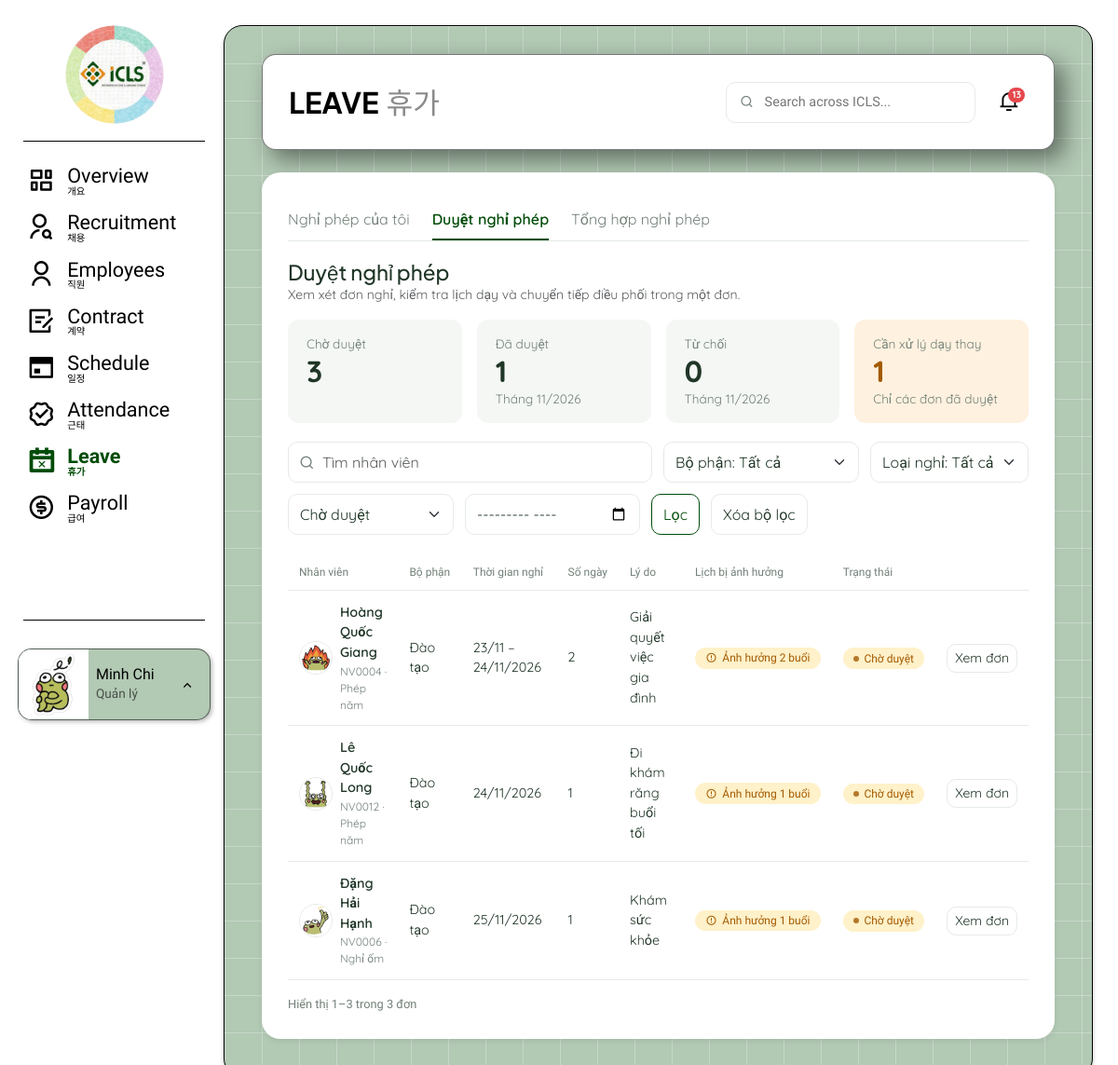
The page /nghi-phep/duyet/ (signed in) on the database as committed earlier.
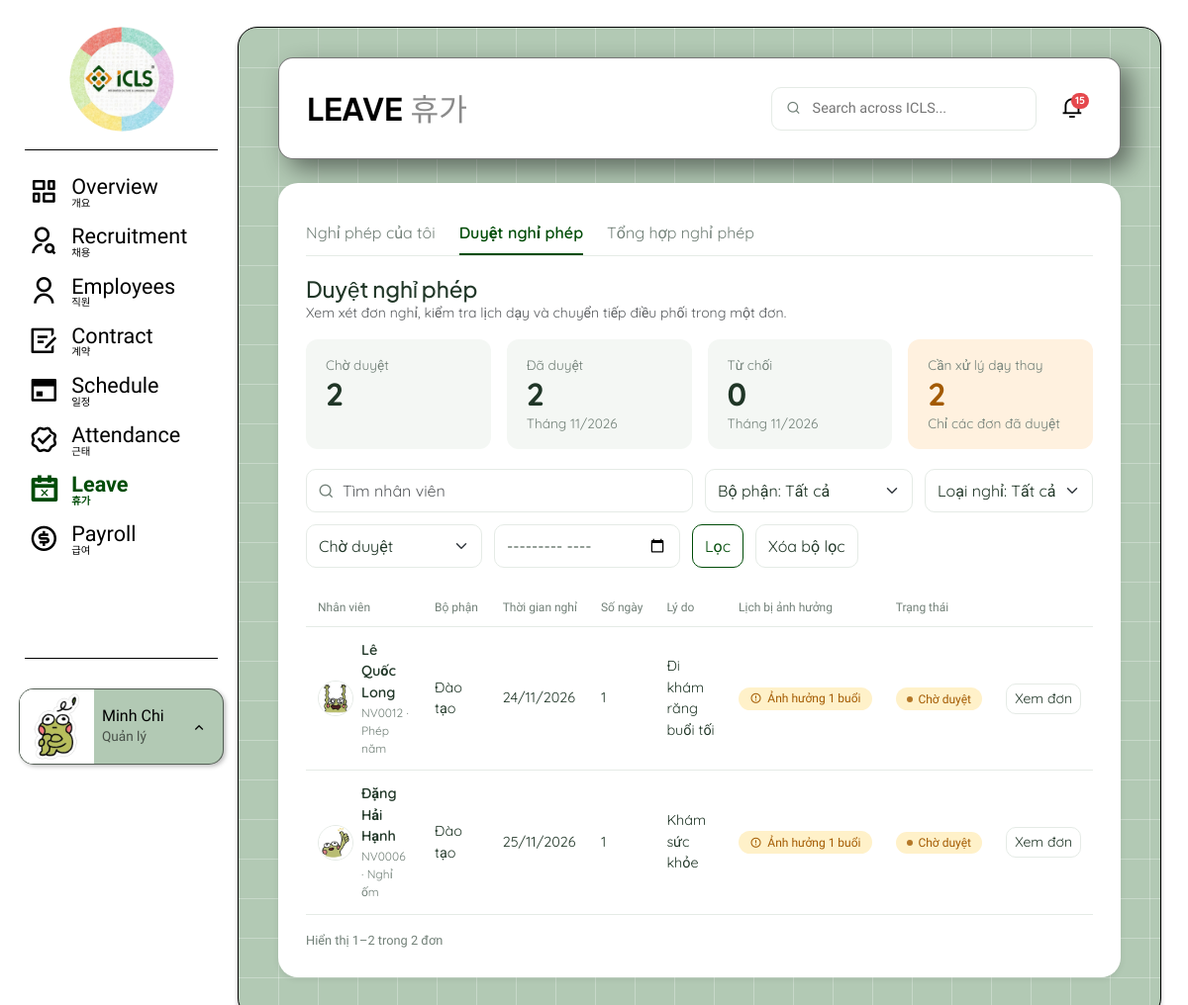
The same page on the database as committed later.
### leave/models.py (models this page shows, shortened)
class LeaveRequest(models.Model):
    employee = models.ForeignKey('employees.Employee', on_delete=models.PROTECT, related_name='leave_requests')
    leave_type = models.CharField(max_length=20, choices=LeaveType.choices)
    start_date = models.DateField()
    end_date = models.DateField()
    total_days = models.DecimalField(max_digits=4, decimal_places=1)
    reason = models.TextField()
    status = models.CharField(max_length=20, choices=LeaveStatus.choices, default=LeaveStatus.PENDING)
    reviewed_by = models.ForeignKey(settings.AUTH_USER_MODEL, on_delete=models.SET_NULL, null=True, blank=True,
                                    related_name='reviewed_leave_requests')
    reviewed_at = models.DateTimeField(null=True, blank=True)
    review_note = models.TextField(blank=True)
    needs_substitute = models.BooleanField(default=False)
    created_at = models.DateTimeField(auto_now_add=True)
    class Meta:
        db_table = 'leave_requests'
        constraints = [
            models.CheckConstraint(condition=Q(end_date__gte=F('start_date')), name='leave_end_after_start'),
        ]

### employees/models.py (models this page shows, shortened)
class Employee(models.Model):
    user = models.OneToOneField(settings.AUTH_USER_MODEL, on_delete=models.PROTECT, related_name='employee')
    candidate = models.OneToOneField('recruitment.Candidate', on_delete=models.SET_NULL, null=True, blank=True,
                                     related_name='employee')
    full_name = models.CharField(max_length=150)
    phone = models.CharField(max_length=20)
    gender = models.CharField(max_length=10, choices=Gender.choices, blank=True)
    date_of_birth = models.DateField(null=True, blank=True)
    id_card_number = models.CharField(max_length=20, unique=True, null=True, blank=True)
    address = models.TextField(blank=True)
    nationality = models.CharField(max_length=30, default='Việt Nam')
    department = models.CharField(max_length=30, choices=Department.choices)
    position = models.CharField(max_length=30, choices=Position.choices)
    employment_type = models.CharField(max_length=20, choices=EmploymentType.choices)
    work_shift = models.CharField(max_length=20, choices=WorkShift.choices, blank=True)
    bank_account = models.CharField(max_length=100, blank=True)
    status = models.CharField(max_length=20, choices=EmployeeStatus.choices, default=EmployeeStatus.ONBOARDING)
    join_date = models.DateField()
    created_at = models.DateTimeField(auto_now_add=True)
    updated_at = models.DateTimeField(auto_now=True)
    class Meta:
        db_table = 'employees'
    @property
    def code(self):
        return f'NV{self.id:04d}'

### leave/views.py (the view)
# urls.py: path('duyet/', views.danh_sach_duyet, name='review'),               # UC 5.2
@role_required(QL, GD)
def danh_sach_duyet(request):
    hom_nay = date.today()
    du_lieu = request.GET if request.GET else {'trang_thai': LeaveStatus.PENDING}
    bo_loc = BoLocDuyetForm(du_lieu)
    loc = bo_loc.cleaned_data if bo_loc.is_valid() else {}
    thang, nam = _doc_thang(loc.get('thang'), (hom_nay.month, hom_nay.year))
    tu_ngay = den_ngay = None
    if loc.get('thang'):
        tu_ngay = date(nam, thang, 1)
        den_ngay = date(nam + (thang == 12), thang % 12 + 1, 1)
        den_ngay = date.fromordinal(den_ngay.toordinal() - 1)
    ds = services.danh_sach_don_duyet(request.user, loc.get('q', ''), loc.get('phong_ban', ''), loc.get('loai', ''),
                                      loc.get('trang_thai', ''), tu_ngay, den_ngay)
    trang = _trang(request, ds)
    for don in trang:
        if don.status == LeaveStatus.PENDING:
            ah = services.tom_tat_anh_huong(don)
            don.so_anh_huong = len(ah['buoi_chinh']) + len(ah['buoi_tro_giang']) + len(ah['ca_lam_viec'])
    return render(request, 'leave/duyet.html', {
        'bo_loc': bo_loc, 'trang': trang, 'tab': 'duyet',
        'so': services.thong_ke_duyet(request.user, hom_nay.month, hom_nay.year), 'thang_hien_tai': hom_nay})

### leave/forms.py
class BoLocDuyetForm(BootstrapForm):
    q = forms.CharField(required=False, widget=forms.TextInput(attrs={'placeholder': 'Tìm nhân viên'}))
    phong_ban = forms.ChoiceField(required=False, choices=[('', 'Bộ phận: Tất cả')] + list(Department.choices))
    loai = forms.ChoiceField(required=False, choices=[('', 'Loại nghỉ: Tất cả')] + list(LeaveType.choices))
    trang_thai = forms.ChoiceField(required=False, choices=[('', 'Trạng thái: Tất cả')] + list(LeaveStatus.choices))
    thang = forms.CharField(required=False, widget=THANG)

### core/context_processors.py (called while the page is built)
def thong_bao_chua_doc(request):
    if request.user.is_authenticated:
        return {'so_thong_bao_chua_doc': request.user.notifications.filter(is_read=False).count()}
    return {'so_thong_bao_chua_doc': 0}

### core/forms.py (called while the page is built)
    def full_clean(self):
        super().full_clean()
        for ten in self.errors:
            if ten in self.fields:
                self.fields[ten].widget.attrs['class'] += ' is-invalid'

### core/templatetags/icls_filters.py (called while the page is built)
@register.filter
def ten_goi(ho_ten):
    cac_chu = (ho_ten or '').split()
    if len(cac_chu) <= 1:
        return ho_ten or ''
    return ' '.join(cac_chu[-2:]) if len(cac_chu) >= 3 else cac_chu[-1]

### templates/leave/duyet.html
{% extends 'base.html' %}
{% load icls_filters %}
{% block page_title %}LEAVE{% endblock %}
{% block page_title_ko %}휴가{% endblock %}
{% block content %}
{% include 'leave/_tab.html' %}
<div class="card-head">
  <div><h2 class="title">Duyệt nghỉ phép</h2>
    <div class="text-muted small">Xem xét đơn nghỉ, kiểm tra lịch dạy và chuyển tiếp điều phối trong một đơn.</div></div>
</div>
<div class="tiles four">
  <div class="tile plain"><div class="t">Chờ duyệt</div><div class="n">{{ so.cho_duyet }}</div></div>
  <div class="tile plain"><div class="t">Đã duyệt</div><div class="n">{{ so.da_duyet }}</div><div class="t">Tháng {{ thang_hien_tai|date:"m/Y" }}</div></div>
  <div class="tile plain"><div class="t">Từ chối</div><div class="n">{{ so.tu_choi }}</div><div class="t">Tháng {{ thang_hien_tai|date:"m/Y" }}</div></div>
  <div class="tile orange"><div class="t">Cần xử lý dạy thay</div><div class="n">{{ so.can_day_thay }}</div><div class="t">Chỉ các đơn đã duyệt</div></div>
</div>
<form method="get" class="toolbar">
  <div class="search"><i class="ri-search-line"></i>{{ bo_loc.q }}</div>
  {{ bo_loc.phong_ban }} {{ bo_loc.loai }} {{ bo_loc.trang_thai }} {{ bo_loc.thang }}
  <button class="btn btn-outline-icls">Lọc</button>
  <a href="{% url 'leave:review' %}" class="btn btn-ghost">Xóa bộ lọc</a>
</form>
<div class="table-wrap"><table class="tbl">
  <thead><tr><th>Nhân viên</th><th>Bộ phận</th><th>Thời gian nghỉ</th><th>Số ngày</th><th>Lý do</th><th>Lịch bị ảnh hưởng</th><th>Trạng thái</th><th></th></tr></thead>
  <tbody>
  {% for don in trang %}
    <tr>
      <td><span class="d-flex align-items-center gap-2">{% avatar don.employee %}<span><span class="name">{{ don.employee.full_name }}</span><div class="sub">{{ don.employee.code }} · {{ don.get_leave_type_display }}</div></span></span></td>
      <td>{{ don.employee.get_department_display }}</td>
      <td>{% include 'leave/_khoang.html' %}</td>
      <td>{% include 'leave/_so_ngay.html' with so=don.total_days %}</td>
      <td>{{ don.reason|truncatechars:40 }}</td>
      <td>{% if don.so_anh_huong %}<span class="chip plain expiring"><i class="ri-error-warning-line"></i> Ảnh hưởng {{ don.so_anh_huong }} buổi</span>{% else %}<span class="text-muted">—</span>{% endif %}</td>
      <td>{% include 'leave/_chip_don.html' %}</td>
      <td class="text-end"><a class="btn btn-ghost btn-sm" href="{% url 'leave:detail' don.pk %}">{% if don.status == 'PENDING' %}Xem đơn{% else %}Chi tiết{% endif %}</a></td>
    </tr>
  {% empty %}<tr><td colspan="8" class="text-center text-muted py-4">Không có đơn nghỉ nào.</td></tr>{% endfor %}
  </tbody>
</table></div>
{% include 'core/_phan_trang.html' with trang=trang don_vi='đơn' %}
{% endblock %}

### templates/base.html (shortened to what this page needs)
{% load static icls_filters %}
<!doctype html>
<html lang="vi">
<head>
  <link href="https://cdn.jsdelivr.net/npm/bootstrap@5.3.3/dist/css/bootstrap.min.css" rel="stylesheet">
  <link href="https://cdn.jsdelivr.net/npm/remixicon@4.3.0/fonts/remixicon.css" rel="stylesheet">
  <link href="{% static 'css/icls.css' %}?v=14" rel="stylesheet">
</head>
<body>
{% if user.is_authenticated %}
<div class="app-shell">
  <aside class="app-sidebar offcanvas-lg offcanvas-start" tabindex="-1" id="thanhTrai" aria-label="Menu chính">
    <div class="offcanvas-body d-flex flex-column p-0">
      <a href="{% url 'dashboard:dashboard' %}"><img src="{% static 'img/icls-logo.png' %}" alt="ICLS" class="sidebar-logo"></a>
      <hr class="sidebar-divider">
      <ul class="sidebar-nav">
        {% for muc in menu_chinh %}
        <li>
          <a class="sidebar-link {% if muc.dang_chon %}active{% endif %} {% if not muc.url %}disabled{% endif %}"
             href="{{ muc.url|default:'#' }}" {% if not muc.url %}aria-disabled="true" tabindex="-1" title="Sắp có"{% endif %}>
            <i class="{{ muc.icon }}"></i>
            <span><span class="ten-anh">{{ muc.ten_anh }}</span><span class="ten-han">{{ muc.ten_han }}</span></span>
          </a>
        </li>
        {% endfor %}
      </ul>
      <hr class="sidebar-divider">
      <div class="profile-wrap">
        <div class="profile-card dropup">
          {% if user.avatar %}
          <img class="profile-avatar" src="{% url 'core:tai_file' user.avatar.name %}" alt="">
          {% else %}
          <span class="profile-avatar">{{ user.email|slice:":1"|upper }}</span>
          {% endif %}
          <div class="overflow-hidden">
            <div class="profile-name" title="{{ user.full_name }}">{% if user.full_name %}{{ user.full_name|ten_goi }}{% else %}{{ user.email }}{% endif %}</div>
            <div class="profile-role">{{ user.get_role_display }}</div>
          </div>
          <button type="button" class="profile-trigger" data-bs-toggle="dropdown" data-bs-reference="parent" aria-label="Menu tài khoản">
            <i class="ri-arrow-up-s-line"></i>
          </button>
        </div>
      </div>
    </div>
  </aside>
  <main class="app-main">
    <div class="app-panel">
      <header class="app-navbar">
        <h1 class="app-title">{% block page_title %}ICLS{% endblock %}<span class="ko">{% block page_title_ko %}{% endblock %}</span></h1>
        <div class="global-tools">
          <label class="search-field"><i class="ri-search-line"></i><input type="search" placeholder="Search across ICLS..." disabled></label>
          <a class="bell" href="{% url 'core:notifications' %}" aria-label="Thông báo">
            <i class="ri-notification-3-line"></i>
            {% if so_thong_bao_chua_doc %}<span class="dot">{{ so_thong_bao_chua_doc }}</span>{% endif %}
          </a>
        </div>
      </header>
      {% block panel %}
      <section class="app-card">
        {% block content %}{% endblock %}
      </section>
      {% endblock %}
    </div>
  </main>
</div>
{% endif %}
</body>
</html>

### templates/core/_avatar.html
{% load icls_filters %}{% if anh %}<img class="avatar-initials avatar-anh {{ co }}" src="{% url 'core:tai_file' anh %}" alt="" title="{{ nv.full_name }}" loading="lazy">{% else %}<span class="avatar-initials {{ co }} {{ nv.pk|default:0|mau_avatar }}" title="{{ nv.full_name }}">{{ chu }}</span>{% endif %}

### templates/leave/_khoang.html
{% if don.start_date == don.end_date %}{{ don.start_date|date:"d/m/Y" }}{% else %}{{ don.start_date|date:"d/m" }} – {{ don.end_date|date:"d/m/Y" }}{% endif %}

### templates/leave/_so_ngay.html
{{ so|floatformat:"-1" }}

### templates/leave/_chip_don.html
<span class="chip {% if don.status == 'APPROVED' %}approved{% elif don.status == 'PENDING' %}expiring{% elif don.status == 'REJECTED' %}rejected{% endif %}">{{ don.get_status_display }}</span>

Rows that differ between the two databases and show on the page:
no longer on this page (row edited): LeaveRequest: shows a picture, employee.full_name "Hoàng Quốc Giang", employee.code "NV0004", leave_type "Phép năm", employee.department "Đào tạo", start_date "23/11", end_date "24/11/2026", total_days "2", reason "Giải quyết việc gia đình", so_anh_huong "2", status "Chờ duyệt", shows "Xem đơn"
Other text that changed with them:
{{ so_thong_bao_chua_doc }}: "13" → "15"
{{ so.cho_duyet }}: "3" → "2"
{{ so.da_duyet }}: "1" → "2"
{{ so.can_day_thay }}: "1" → "2"
{{ trang.end_index }}: "3" → "2"
{{ trang.paginator.count }}: "3" → "2"
